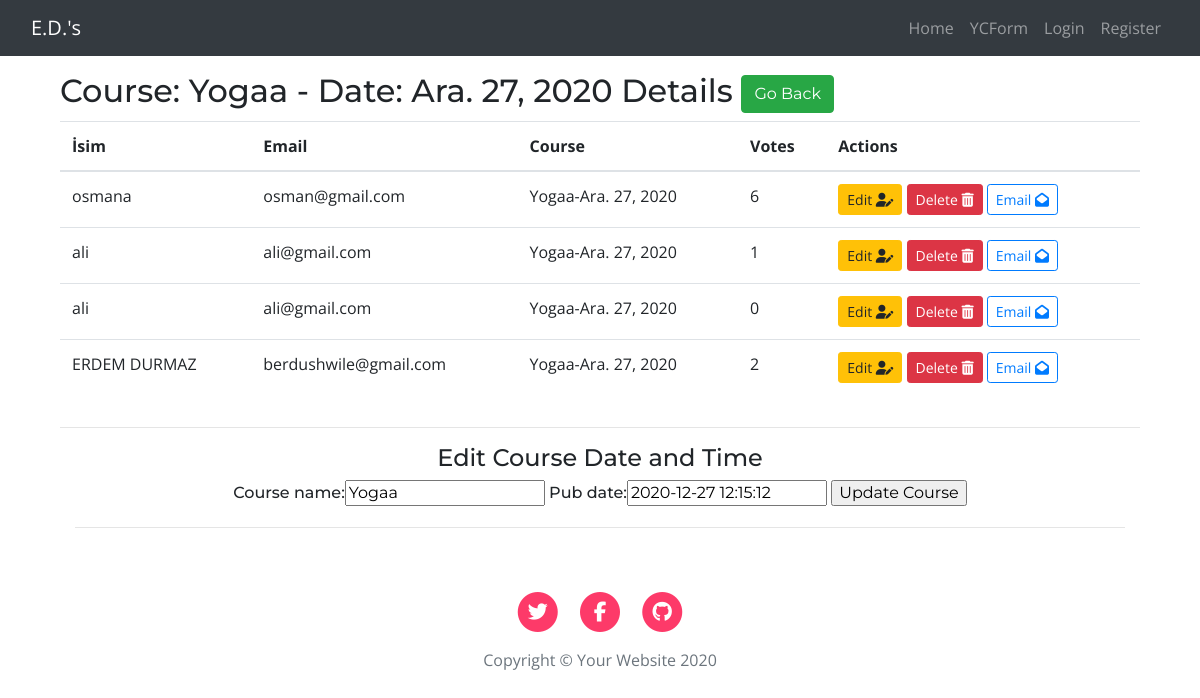
Before: /show-course/1/ with the older database file.
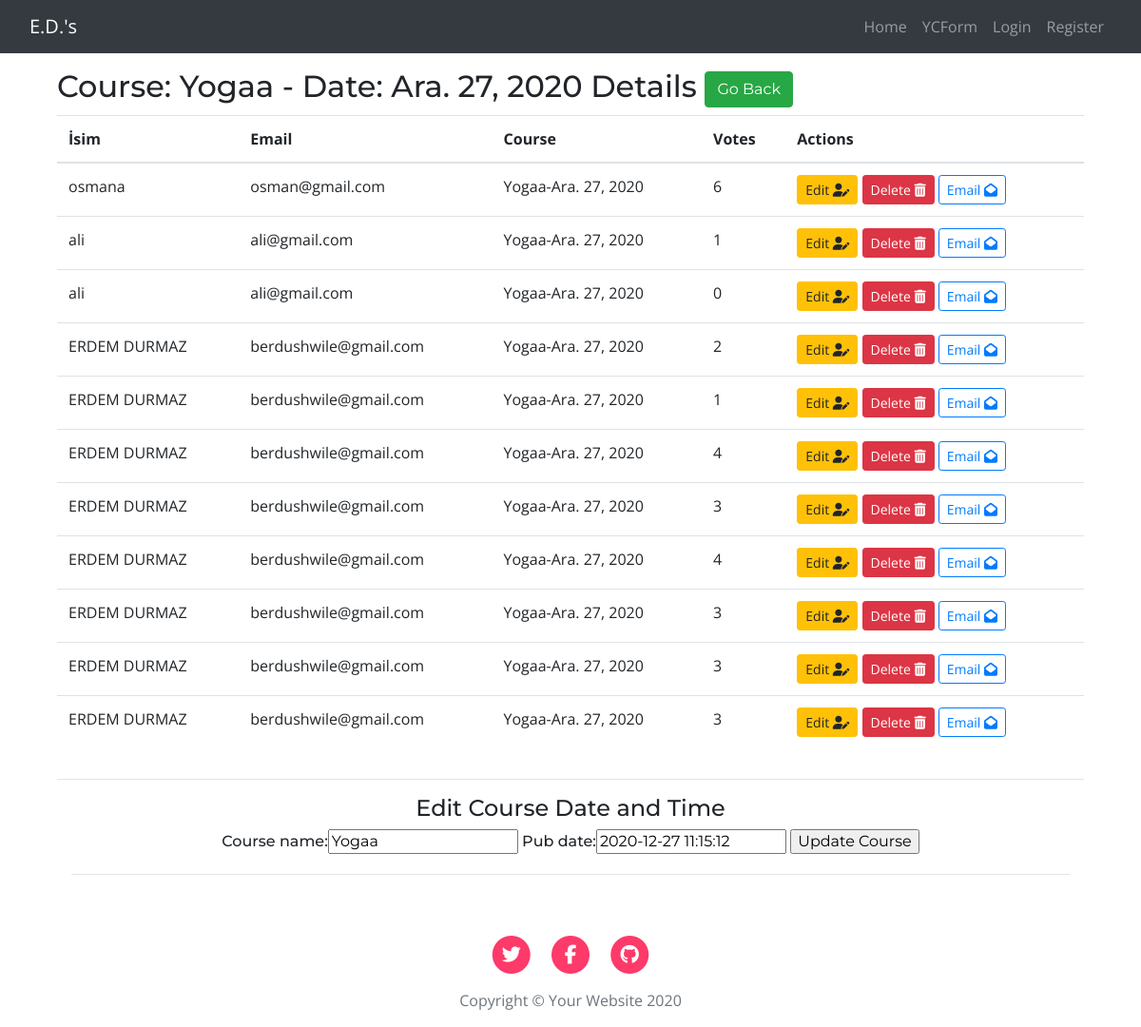
After: the same page with the newer database file.
### courses/models.py (models this page shows, shortened)
class Course(models.Model):
    course_name = models.CharField(max_length=200)
    pub_date = models.DateTimeField('date published')

class Attendee(models.Model):
    course = models.ForeignKey(Course, on_delete=models.CASCADE)
    name = models.CharField(max_length=200)
    email = models.CharField(max_length=200)
    votes = models.IntegerField(default=0)

### courses/views.py (the view, shortened to what this page needs)
# urls.py: path('show-course/<int:course_id>/', views.show_course, name= 'show_course'),
def show_course(request, course_id):
    course = get_object_or_404(Course, pk=course_id)
    form = CourseForm({'course_name': course.course_name, 'pub_date':course.pub_date})
    return render(request, template_name='courses/show-course.html', context={'course': course, 'form':form})

### courses/forms.py
class CourseForm(forms.Form):
    course_name = forms.CharField(max_length=100)
    pub_date = forms.DateTimeField()

### templates/courses/show-course.html (shortened to what this page needs)
{% extends '../base.html' %}
{% block content %}
<div class="container mt-3">
    <div class="row">
        <div class="col-lg-12 mx-auto ">
            <h1>Course: {{course.course_name}} - Date: {{course.pub_date|date}} Details
                <a href="{% url 'courses:courses' %}"><button type="button" class="btn btn-success ">Go Back </button></a>
            </h1>
            <table class="table table-hover">
                <thead>
                    <tr>
                        <th scope="col">İsim</th>
                        <th scope="col">Email</th>
                        <th scope="col">Course</th>
                        <th scope="col">Votes</th>
                        <th scope="col">Actions</th>
                    </tr>
                </thead>
                <tbody>
                    {%for attendee in course.attendee_set.all %}
                    <tr>
                        <td>
                            <p style="margin:0px">{{ attendee.name }}</p>
                        </td>
                        <td>
                            <p style="margin:0px">{{ attendee.email }}</p>
                        </td>
                        <td>
                            <p style="margin:0px">{{ course.course_name}}-{{ course.pub_date|date}}</p>
                        </td>
                        <td>
                            <p style="margin:0px">{{ attendee.votes}}</p>
                        </td>
                        <td>
                            <a href="{% url 'courses:update_attendee' attendee.id course.id %}"><button type="button"
                                    class="btn btn-warning btn-sm">Edit <i class="fas fa-user-edit"></i></button></a>
                            <a href="{% url 'courses:delete_attendee' attendee.id %}"><button type="button" class="btn btn-danger btn-sm">Delete <i
                                        class="fas fa-trash-alt"></i></button></a>
                            <a href="#"><button type="button" class="btn btn-outline-primary btn-sm">Email <i
                                        class="fas fa-envelope-open"></i></button></a>
                        </td>
                    </tr>
                    {%endfor %}
            </table>
        </div>
    </div>
    <hr>
    <div class="container mx-auto">
        <h4 class="text-center"> Edit Course Date and Time </h4>
            <h6 class="text-center"><form action="{% url 'courses:show_course' course.id %}" method="post" novalidate>
                {{ form}}
                <input type="submit" value="Update Course">
            </form>
        </h6>
        <hr>
    </div>
    {% endblock %}

### templates/base.html (shortened to what this page needs)
{% load static %}
<!DOCTYPE html>
<html lang="en">
<head>
    <link rel="stylesheet" href="https://cdn.jsdelivr.net/npm/bootstrap@4.5.3/dist/css/bootstrap.min.css">
    <link rel="stylesheet" type="text/css" href="{% static 'courses/css/style.css' %}">
</head>
<body>
{% include "./header.html" %}
<div class="container mt-3">
{% block content %}
{% endblock  %}
</div>
{% include "./footer.html" %}
</body>
</html>

### templates/header.html (shortened to what this page needs)
<nav class="navbar navbar-expand-lg navbar-dark bg-dark">
    <div class="container-fluid">
        <a class="navbar-brand" href="{% url 'courses:courses' %}">E.D.'s</a>
        <div class="collapse navbar-collapse" id="navbarNav">
            <ul class="navbar-nav ml-auto">
                <li class="nav-item">
                    <a class="nav-link" href="{% url 'courses:courses' %}">Home</a>
                </li>
                <li class="nav-item">
                    <a class="nav-link" href="{% url 'courses:courses' %}">YCForm</a>
                </li>
                {%if not user.is_authenticated %}
                <li class="nav-item">
                    <a class="nav-link" href="#">Login</a>
                </li>
                <li class="nav-item">
                    <a class="nav-link" href="#">Register</a>
                </li>
                {% else %}
                <li class="nav-item">
                    <a class="nav-link" href="#">Log Out</a>
                </li>
                {% endif %}
            </ul>
        </div>
    </div>
</nav>

### templates/footer.html
  <footer>
    <div class="container pt-5">
      <div class="row">
        <div class="col-lg-8 col-md-10 mx-auto">
          <ul class="list-inline text-center">
            <li class="list-inline-item">
              <a href="#">
                <span  class="fa-stack fa-lg">
                  <i class="fas fa-circle fa-stack-2x"></i>
                  <i class="fab fa-twitter fa-stack-1x fa-inverse"></i>
                </span>
              </a>
            </li>
            <li class="list-inline-item">
              <a href="#">
                <span  class="fa-stack fa-lg">
                  <i class="fas fa-circle fa-stack-2x"></i>
                  <i class="fab fa-facebook-f fa-stack-1x fa-inverse"></i>
                </span>
              </a>
            </li>
            <li class="list-inline-item">
              <a href="#">
                <span  class="fa-stack fa-lg">
                  <i class="fas fa-circle fa-stack-2x"></i>
                  <i class="fab fa-github fa-stack-1x fa-inverse"></i>
                </span>
              </a>
            </li>
          </ul>
          <p class="copyright text-muted text-center">Copyright &copy; Your Website 2020</p>
        </div>
      </div>
    </div>
  </footer>

### courses/static/courses/css/style.css (style rules this page uses)
body { font-family: 'Open Sans', sans-serif; font-size: 16px }
.h1, .h2, .h3, .h4, .h5, .h6, h1, h2, h3, h4, h5, h6 { font-family: 'Montserrat', sans-serif; font-weight:500; }
h1 { font-size:2rem }
a { color: #fd3a69; }

Changed rows visible on the page:
changed Course "Yogaa": pub_date "2020-12-27 12:15:12" → "2020-12-27 11:15:12"
added Attendee: name "ERDEM DURMAZ", email "berdushwile@gmail.com", {{ course.course_name }} "Yogaa", {{ course.pub_date|date }} "Ara. 27, 2020", votes "1"
added Attendee: name "ERDEM DURMAZ", email "berdushwile@gmail.com", {{ course.course_name }} "Yogaa", {{ course.pub_date|date }} "Ara. 27, 2020", votes "4"
added Attendee: name "ERDEM DURMAZ", email "berdushwile@gmail.com", {{ course.course_name }} "Yogaa", {{ course.pub_date|date }} "Ara. 27, 2020", votes "3"
added Attendee: name "ERDEM DURMAZ", email "berdushwile@gmail.com", {{ course.course_name }} "Yogaa", {{ course.pub_date|date }} "Ara. 27, 2020", votes "4"
added Attendee: name "ERDEM DURMAZ", email "berdushwile@gmail.com", {{ course.course_name }} "Yogaa", {{ course.pub_date|date }} "Ara. 27, 2020", votes "3"
added Attendee: name "ERDEM DURMAZ", email "berdushwile@gmail.com", {{ course.course_name }} "Yogaa", {{ course.pub_date|date }} "Ara. 27, 2020", votes "3"
added Attendee: name "ERDEM DURMAZ", email "berdushwile@gmail.com", {{ course.course_name }} "Yogaa", {{ course.pub_date|date }} "Ara. 27, 2020", votes "3"
